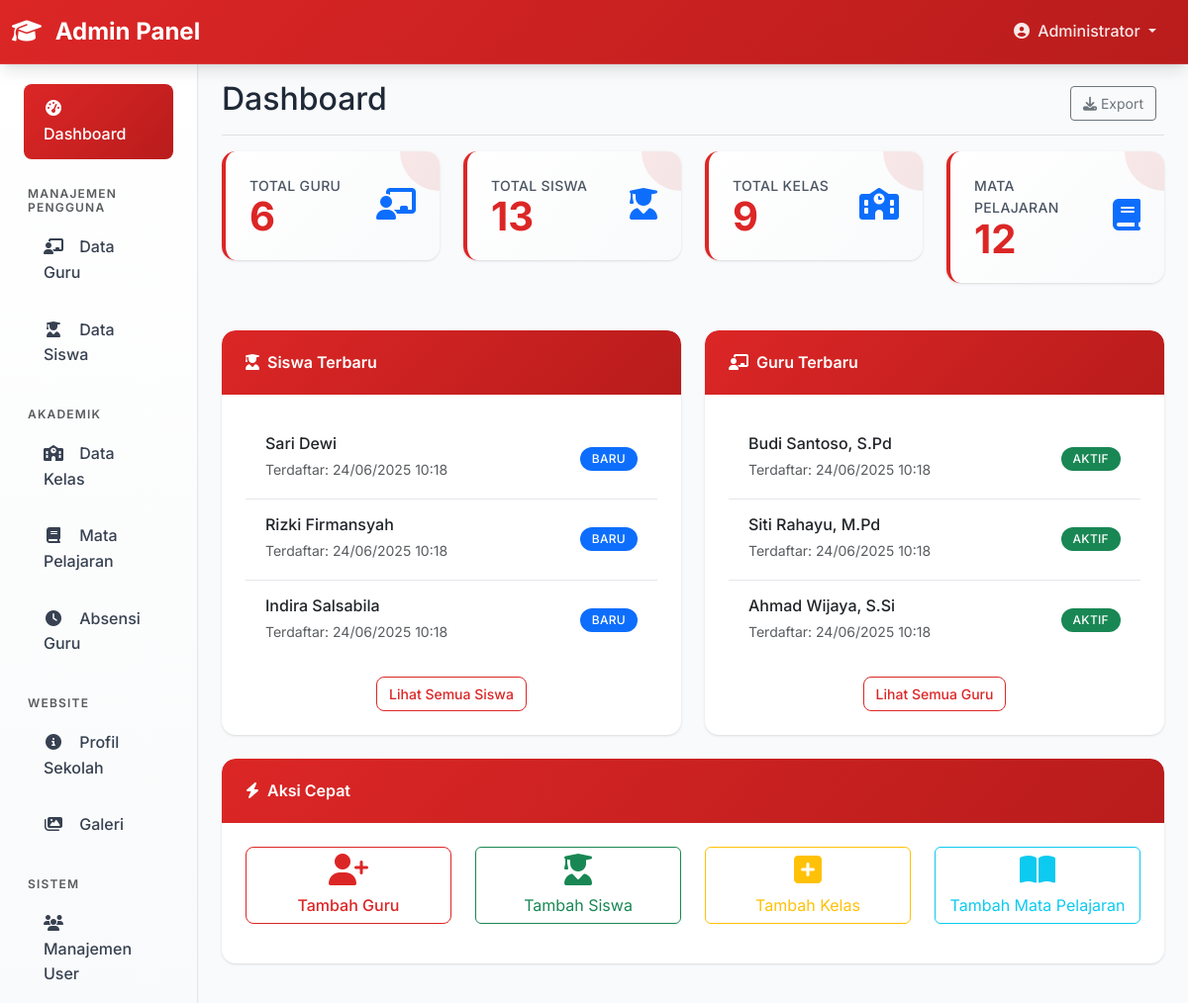
Page /admin/dashboard.php (signed in) on the committed database.
### tables this page shows
CREATE TABLE IF NOT EXISTS students (
    id INT AUTO_INCREMENT PRIMARY KEY,
    student_id VARCHAR(20) UNIQUE NOT NULL,
    full_name VARCHAR(100) NOT NULL,
    class_id INT,
    birth_date DATE,
    gender ENUM('male', 'female'),
    phone VARCHAR(20),
    address TEXT,
    parent_name VARCHAR(100),
    parent_phone VARCHAR(20),
    enrollment_date DATE DEFAULT (CURRENT_DATE),
    status ENUM('active', 'inactive', 'graduated') DEFAULT 'active',
    created_at TIMESTAMP DEFAULT CURRENT_TIMESTAMP,
    FOREIGN KEY (class_id) REFERENCES classes(id) ON DELETE SET NULL
);

CREATE TABLE IF NOT EXISTS teachers (
    id INT AUTO_INCREMENT PRIMARY KEY,
    user_id INT,
    teacher_id VARCHAR(20) UNIQUE NOT NULL,
    phone VARCHAR(20),
    address TEXT,
    hire_date DATE,
    status ENUM('active', 'inactive') DEFAULT 'active',
    created_at TIMESTAMP DEFAULT CURRENT_TIMESTAMP,
    FOREIGN KEY (user_id) REFERENCES users(id) ON DELETE CASCADE
);

CREATE TABLE IF NOT EXISTS users (
    id INT AUTO_INCREMENT PRIMARY KEY,
    username VARCHAR(50) UNIQUE NOT NULL,
    email VARCHAR(100) UNIQUE NOT NULL,
    password VARCHAR(255) NOT NULL,
    role ENUM('admin', 'teacher') NOT NULL,
    full_name VARCHAR(100) NOT NULL,
    created_at TIMESTAMP DEFAULT CURRENT_TIMESTAMP,
    updated_at TIMESTAMP DEFAULT CURRENT_TIMESTAMP ON UPDATE CURRENT_TIMESTAMP
);

### admin/dashboard.php (the view, shortened to what this page needs)
<?php
require_once '../config/database.php';
try {
    $stmt = $pdo->query("SELECT COUNT(*) as total FROM teachers WHERE status = 'active'");
    $total_teachers = $stmt->fetch()['total'];
    $stmt = $pdo->query("SELECT COUNT(*) as total FROM students WHERE status = 'active'");
    $total_students = $stmt->fetch()['total'];
    $stmt = $pdo->query("SELECT COUNT(*) as total FROM classes");
    $total_classes = $stmt->fetch()['total'];
    $stmt = $pdo->query("SELECT COUNT(*) as total FROM subjects");
    $total_subjects = $stmt->fetch()['total'];
    $stmt = $pdo->query("
        SELECT 'student' as type, full_name as name, created_at
        FROM students
        WHERE status = 'active'
        ORDER BY created_at DESC
        LIMIT 3
    ");
    $recent_students = $stmt->fetchAll();
    $stmt = $pdo->query("
        SELECT 'teacher' as type, u.full_name as name, t.created_at
        FROM teachers t
        JOIN users u ON t.user_id = u.id
        WHERE t.status = 'active'
        ORDER BY t.created_at DESC
        LIMIT 3
    ");
    $recent_teachers = $stmt->fetchAll();
} catch(PDOException $e) {
    $total_teachers = $total_students = $total_classes = $total_subjects = 0;
    $recent_students = $recent_teachers = [];
}
include 'includes/header.php';
?>
<div class="container-fluid">
    <div class="row">
        <?php include 'includes/sidebar.php'; ?>
        <main class="col-md-9 ms-sm-auto col-lg-10 px-md-4">
            <div class="d-flex justify-content-between flex-wrap flex-md-nowrap align-items-center pt-3 pb-2 mb-3 border-bottom">
                <h1 class="h2">Dashboard</h1>
                <div class="btn-toolbar mb-2 mb-md-0">
                    <div class="btn-group me-2">
                        <button type="button" class="btn btn-sm btn-outline-secondary">
                            <i class="fas fa-download me-1"></i>Export
                        </button>
                    </div>
                </div>
            </div>
            <div class="row mb-4">
                <div class="col-xl-3 col-md-6 mb-4">
                    <div class="card stats-card">
                        <div class="card-body">
                            <div class="row no-gutters align-items-center">
                                <div class="col mr-2">
                                    <div class="stats-label">Total Guru</div>
                                    <div class="stats-number"><?= $total_teachers ?></div>
                                </div>
                                <div class="col-auto">
                                    <i class="fas fa-chalkboard-teacher fa-2x text-primary"></i>
                                </div>
                            </div>
                        </div>
                    </div>
                </div>
                <div class="col-xl-3 col-md-6 mb-4">
                    <div class="card stats-card">
                        <div class="card-body">
                            <div class="row no-gutters align-items-center">
                                <div class="col mr-2">
                                    <div class="stats-label">Total Siswa</div>
                                    <div class="stats-number"><?= $total_students ?></div>
                                </div>
                                <div class="col-auto">
                                    <i class="fas fa-user-graduate fa-2x text-primary"></i>
                                </div>
                            </div>
                        </div>
                    </div>
                </div>
                <div class="col-xl-3 col-md-6 mb-4">
                    <div class="card stats-card">
                        <div class="card-body">
                            <div class="row no-gutters align-items-center">
                                <div class="col mr-2">
                                    <div class="stats-label">Total Kelas</div>
                                    <div class="stats-number"><?= $total_classes ?></div>
                                </div>
                                <div class="col-auto">
                                    <i class="fas fa-school fa-2x text-primary"></i>
                                </div>
                            </div>
                        </div>
                    </div>
                </div>
                <div class="col-xl-3 col-md-6 mb-4">
                    <div class="card stats-card">
                        <div class="card-body">
                            <div class="row no-gutters align-items-center">
                                <div class="col mr-2">
                                    <div class="stats-label">Mata Pelajaran</div>
                                    <div class="stats-number"><?= $total_subjects ?></div>
                                </div>
                                <div class="col-auto">
                                    <i class="fas fa-book fa-2x text-primary"></i>
                                </div>
                            </div>
                        </div>
                    </div>
                </div>
            </div>
            <div class="row">
                <div class="col-lg-6 mb-4">
                    <div class="card">
                        <div class="card-header">
                            <i class="fas fa-user-graduate me-2"></i>Siswa Terbaru
                        </div>
                        <div class="card-body">
                            <?php if (empty($recent_students)): ?>
                                <p class="text-muted text-center py-3">Belum ada data siswa</p>
                            <?php else: ?>
                                <div class="list-group list-group-flush">
                                    <?php foreach($recent_students as $student): ?>
                                        <div class="list-group-item d-flex justify-content-between align-items-center">
                                            <div>
                                                <h6 class="mb-1"><?= htmlspecialchars($student['name']) ?></h6>
                                                <small class="text-muted">
                                                    Terdaftar: <?= date('d/m/Y H:i', strtotime($student['created_at'])) ?>
                                                </small>
                                            </div>
                                            <span class="badge bg-primary rounded-pill">Baru</span>
                                        </div>
                                    <?php endforeach; ?>
                                </div>
                                <div class="text-center mt-3">
                                    <a href="students.php" class="btn btn-outline-primary btn-sm">
                                        Lihat Semua Siswa
                                    </a>
                                </div>
                            <?php endif; ?>
                        </div>
                    </div>
                </div>
                <div class="col-lg-6 mb-4">
                    <div class="card">
                        <div class="card-header">
                            <i class="fas fa-chalkboard-teacher me-2"></i>Guru Terbaru
                        </div>
                        <div class="card-body">
                            <?php if (empty($recent_teachers)): ?>
                                <p class="text-muted text-center py-3">Belum ada data guru</p>
                            <?php else: ?>
                                <div class="list-group list-group-flush">
                                    <?php foreach($recent_teachers as $teacher): ?>
                                        <div class="list-group-item d-flex justify-content-between align-items-center">
                                            <div>
                                                <h6 class="mb-1"><?= htmlspecialchars($teacher['name']) ?></h6>
                                                <small class="text-muted">
                                                    Terdaftar: <?= date('d/m/Y H:i', strtotime($teacher['created_at'])) ?>
                                                </small>
                                            </div>
                                            <span class="badge bg-success rounded-pill">Aktif</span>
                                        </div>
                                    <?php endforeach; ?>
                                </div>
                                <div class="text-center mt-3">
                                    <a href="teachers.php" class="btn btn-outline-primary btn-sm">
                                        Lihat Semua Guru
                                    </a>
                                </div>
                            <?php endif; ?>
                        </div>
                    </div>
                </div>
            </div>
            <div class="row">
                <div class="col-12">
                    <div class="card">
                        <div class="card-header">
                            <i class="fas fa-bolt me-2"></i>Aksi Cepat
                        </div>
                        <div class="card-body">
                            <div class="row text-center">
                                <div class="col-lg-3 col-md-6 mb-3">
                                    <a href="teachers.php?action=add" class="btn btn-outline-primary w-100">
                                        <i class="fas fa-user-plus fa-2x mb-2"></i><br>
                                        Tambah Guru
                                    </a>
                                </div>
                                <div class="col-lg-3 col-md-6 mb-3">
                                    <a href="students.php?action=add" class="btn btn-outline-success w-100">
                                        <i class="fas fa-user-graduate fa-2x mb-2"></i><br>
                                        Tambah Siswa
                                    </a>
                                </div>
                                <div class="col-lg-3 col-md-6 mb-3">
                                    <a href="classes.php?action=add" class="btn btn-outline-warning w-100">
                                        <i class="fas fa-plus-square fa-2x mb-2"></i><br>
                                        Tambah Kelas
                                    </a>
                                </div>
                                <div class="col-lg-3 col-md-6 mb-3">
                                    <a href="subjects.php?action=add" class="btn btn-outline-info w-100">
                                        <i class="fas fa-book-open fa-2x mb-2"></i><br>
                                        Tambah Mata Pelajaran
                                    </a>
                                </div>
                            </div>
                        </div>
                    </div>
                </div>
            </div>
        </main>
    </div>
</div>
<?php include 'includes/footer.php'; ?>

### assets/css/style.css (style rules this page uses)
:root { --primary-red: #dc2626; --primary-red-dark: #b91c1c; --primary-red-light: #fef2f2; --primary-red-hover: #ef4444; --white: #ffffff; --gray-50: #f9fafb; --gray-100: #f3f4f6; --gray-200: #e5e7eb; --gray-300: #d1d5db; --gray-400: #9ca3af; --gray-500: #6b7280; --gray-600: #4b5563; --gray-700: #374151; --gray-800: #1f2937; --gray-900: #111827; --shadow-sm: 0 1px 2px 0 rgb(0 0 0 / 0.05); --shadow: 0 1px 3px 0 rgb(0 0 0 / 0.1), 0 1px 2px -1px rgb(0 0 0 / 0.1); --shadow-md: 0 4px 6px -1px rgb(0 0 0 / 0.1), 0 2px 4px -2px rgb(0 0 0 / 0.1); --shadow-lg: 0 10px 15px -3px rgb(0 0 0 / 0.1), 0 4px 6px -4px rgb(0 0 0 / 0.1); --shadow-xl: 0 20px 25px -5px rgb(0 0 0 / 0.1), 0 10px 10px -5px rgb(0 0 0 / 0.04); --gradient-primary: linear-gradient(135deg, var(--primary-red) 0%, var(--primary-red-dark) 100%); --gradient-primary-hover: linear-gradient(135deg, var(--primary-red-hover) 0%, var(--primary-red) 100%); }
body { font-family: 'Inter', -apple-system, BlinkMacSystemFont, 'Segoe UI', Roboto, sans-serif; background-color: var(--gray-50); color: var(--gray-800); line-height: 1.6; }
.card { border: none; border-radius: 0.875rem; box-shadow: var(--shadow); background-color: var(--white); transition: all 0.3s cubic-bezier(0.4, 0, 0.2, 1); position: relative; overflow: hidden; }
.card::before { content: ''; position: absolute; top: 0; left: 0; right: 0; height: 3px; background: var(--gradient-primary); opacity: 0; transition: opacity 0.3s ease; }
.card-header { background: var(--gradient-primary); color: white; border-radius: 0.875rem 0.875rem 0 0 !important; padding: 1.25rem 1.5rem; border-bottom: none; font-weight: 600; position: relative; overflow: hidden; }
.card-header::before { content: ''; position: absolute; top: 0; left: -100%; width: 100%; height: 100%; background: linear-gradient(90deg, transparent, rgba(255,255,255,0.1), transparent); transition: left 0.5s ease; }
.card-body { padding: 1.5rem; }
.btn-outline-primary { color: var(--primary-red); border-color: var(--primary-red); border-radius: 0.5rem; font-weight: 500; transition: all 0.3s ease; }
.btn-sm { padding: 0.375rem 0.75rem; font-size: 0.875rem; }
.stats-card { background: linear-gradient(135deg, var(--white) 0%, var(--gray-50) 100%); border-left: 4px solid var(--primary-red); transition: all 0.3s cubic-bezier(0.4, 0, 0.2, 1); position: relative; overflow: hidden; }
.stats-card::after { content: ''; position: absolute; top: 0; right: 0; width: 40px; height: 40px; background: var(--gradient-primary); border-radius: 0 0 0 100%; opacity: 0.1; transition: all 0.3s ease; }
.stats-number { font-size: 2.5rem; font-weight: 700; color: var(--primary-red); line-height: 1; }
.stats-label { color: var(--gray-600); font-weight: 500; font-size: 0.875rem; text-transform: uppercase; letter-spacing: 0.025em; }
.badge { font-weight: 500; padding: 0.375rem 0.75rem; border-radius: 0.375rem; text-transform: uppercase; letter-spacing: 0.025em; font-size: 0.75rem; }
.list-group-item { border: none; border-bottom: 1px solid var(--gray-200); padding: 1rem 1.25rem; transition: all 0.3s ease; }
.list-group-item:last-child { border-bottom: none; }

### rows in the picture
students: full_name "Sari Dewi", created_at "24/06/2025 10:18"
students: full_name "Rizki Firmansyah", created_at "24/06/2025 10:18"
students: full_name "Indira Salsabila", created_at "24/06/2025 10:18"
teachers: user.full_name "Budi Santoso, S.Pd", created_at "24/06/2025 10:18"
teachers: user.full_name "Siti Rahayu, M.Pd", created_at "24/06/2025 10:18"
teachers: user.full_name "Ahmad Wijaya, S.Si", created_at "24/06/2025 10:18"

### other values in the picture
$_SESSION['full_name'] "Administrator"
$total_teachers "6"
$total_students "13"
$total_classes "9"
$total_subjects "12"
